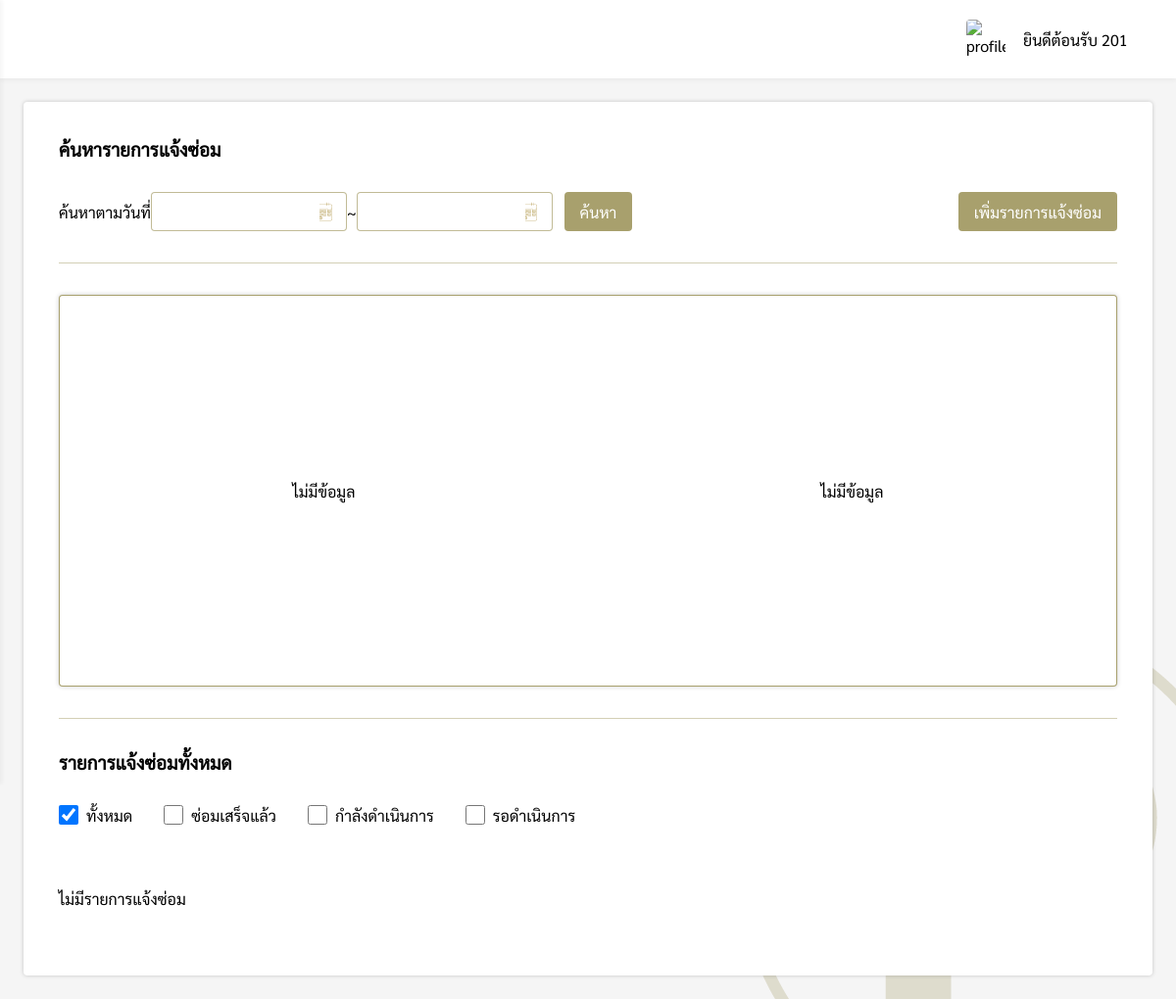
The page /pages/guest/repair/index.php (signed in) on the database as committed earlier.
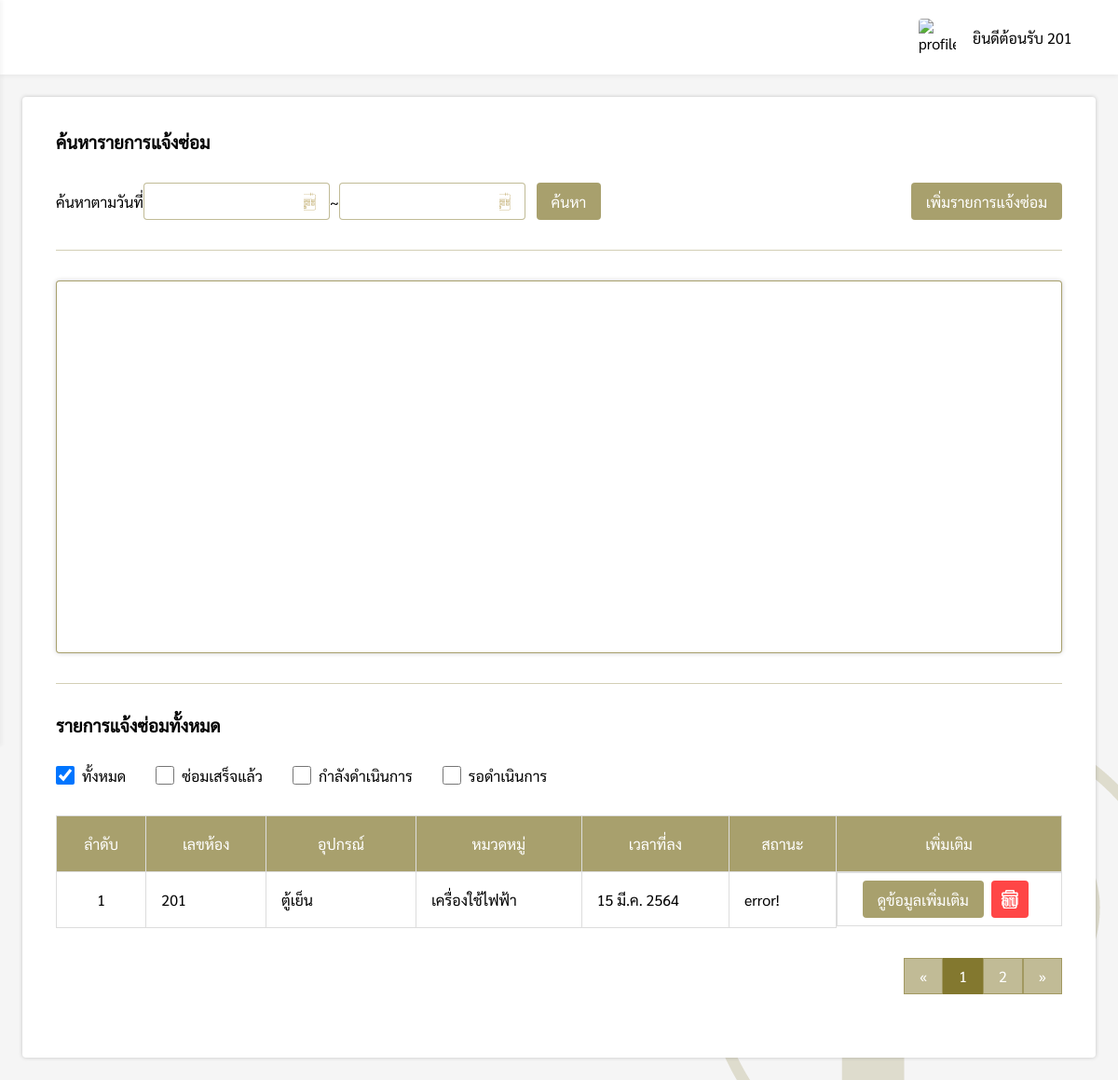
The same page on the database as committed later.
### tables this page shows
CREATE TABLE `repair` (
  `repair_id` int(11) NOT NULL,
  `member_id` int(11) NOT NULL,
  `room_id` varchar(10) NOT NULL,
  `repair_appliance` varchar(50) NOT NULL,
  `repair_category` varchar(50) NOT NULL,
  `repair_detail` varchar(100) NOT NULL,
  `repair_date` varchar(20) NOT NULL,
  `repair_successdate` varchar(20) DEFAULT NULL,
  `repair_status` varchar(20) NOT NULL,
  `repair_income` float(11,2) DEFAULT NULL,
  `repair_expenses` float(11,2) DEFAULT NULL,
  `repair_profit` float(11,2) DEFAULT NULL
);

### pages/connection.php (called while the page is built, shortened)
<?php
$conn = mysqli_connect("localhost", "root", "", "Pingfah") or die("Error: " . mysqli_error($conn));
mysqli_query($conn, "SET NAMES 'utf8' ");
$sql = "SELECT * FROM daily";
$result = $conn->query($sql);

### pages/guest/repair/index.php (the view, shortened to what the changed rows need)
<?php
if($_SESSION['level'] == 'guest'){
    include('../../connection.php');
    include('../../../components/sidebarGuest.php');
    $from = @$_REQUEST['from'];
    $to = @$_REQUEST['to'];
    $check = @$_REQUEST['Status'];
    function DateThai($strDate)
    {
        $strYear = date("Y",strtotime($strDate))+543;
        $strMonth= date("n",strtotime($strDate));
        $strDay= date("j",strtotime($strDate));
        $strMonthCut = Array("","ม.ค.","ก.พ.","มี.ค.","เม.ย.","พ.ค.","มิ.ย.","ก.ค.","ส.ค.","ก.ย.","ต.ค.","พ.ย.","ธ.ค.");
        $strMonthThai=$strMonthCut[$strMonth];
        return "$strDay $strMonthThai $strYear";
    }
    if(isset($from) && isset($to)){
        $query_data = "SELECT repair_category, COUNT(repair_category) as total_cate FROM repair WHERE (repair_date BETWEEN '$from' AND '$to') AND room_id = '".$_SESSION['ID']."' GROUP BY repair_category";
        $query_data2 = "SELECT repair_status, COUNT(repair_status) as total_cate_status FROM repair WHERE (repair_date BETWEEN '$from' AND '$to') AND room_id = '".$_SESSION['ID']."' GROUP BY repair_status";
    }else{
        $query_data = "SELECT repair_category, COUNT(repair_category) as total_cate FROM repair WHERE room_id = '".$_SESSION['ID']."' GROUP BY repair_category";
        $query_data2 = "SELECT repair_status, COUNT(repair_status) as total_cate_status FROM repair WHERE room_id = '".$_SESSION['ID']."' GROUP BY repair_status";
    }
    $result = mysqli_query($conn, $query_data);
    $result2 = mysqli_query($conn, $query_data2);
    $datax = array();
    $datax2 = array();
    foreach ($result as $k) {
        $datax[] = "['".$k['repair_category']."'".", ".$k['total_cate']."]";
    }
    foreach ($result2 as $l) {
        $datax2[] = "['".$l['repair_status']."'".", ".$l['total_cate_status']."]";
    }
    $datax = implode(",", $datax);
    $datax2 = implode(",", $datax2);
?>
<!DOCTYPE html>
<html lang="en">
<head>
    <link rel="stylesheet" href="../../../css/repair.css">
    <link rel="stylesheet" href="../../../css/my-style.css">
</head>
<body>
    <div class="box">
        <div style="padding:24px;">
            <div class="repair-box">
                <h3>ค้นหารายการแจ้งซ่อม</h3>
                <div style="padding-top:32px;display:flex;justify-content:space-between;align-items:center;">
                    <div style="display:flex;align-items:center;">
                        <label>ค้นหาตามวันที่</label>
                        <div style="position:relative;">
                            <p id="from_date" class="dateText"></p>
                        </div>
                        <label>~</label>
                        <div style="position:relative;">
                            <p id="to_date" class="dateText"></p>
                            <button type="button" style="margin:0 8px;" onclick="searchDate()">ค้นหา</button>
                        </div>
                    </div>
                    <a href="addRepair.php"><button>เพิ่มรายการแจ้งซ่อม</button></a>
                </div>
                <div class="hr"></div>
                <div>
                    <div class="card">
                        <div class="sub-grid">
                            <?php
                            if(strlen($datax) != 0){
                            ?>
                            <div id="piechart" class="chart"></div>
                            <?php
                            }else{
                                 echo "<p style='margin:auto;'>ไม่มีข้อมูล</p>";
                            }
                            ?>
                            <?php
                            if(strlen($datax2) != 0){
                            ?>
                            <div id="piechart2" class="chart"></div>
                            <?php
                            }else{
                                 echo "<p style='margin:auto;'>ไม่มีข้อมูล</p>";
                            }
                            ?>
                        </div>
                    </div>
                    <div class="hr"></div>
                    <h3>รายการแจ้งซ่อมทั้งหมด</h3>
                    <div style="display:flex;align-items:center;">
                        <div style="padding:32px 16px 32px 0;display:flex;">
                            <input type="checkbox" id="all"
                                onchange="<?php if(isset($from) && isset($to)){ echo "searchCheck2('$from','$to',this.id)"; }else{ echo "searchCheck(this.id)"; } ?>"
                                <?php if(!isset($check)){ echo "checked"; } ?>>
                            <label for="scales">ทั้งหมด</label>
                        </div>
                        <div style="padding:32px 16px;display:flex;">
                            <input type="checkbox" id="success"
                                onchange="<?php if(isset($from) && isset($to)){ echo "searchCheck2('$from','$to',this.id)"; }else{ echo "searchCheck(this.id)"; } ?>"
                                <?php if(isset($check)){ if($check == "success"){ echo "checked";}} ?>>
                            <label for="scales">ซ่อมเสร็จแล้ว</label>
                        </div>
                        <div style="padding:32px 16px;display:flex;">
                            <input type="checkbox" id="inprogress"
                                onchange="<?php if(isset($from) && isset($to)){ echo "searchCheck2('$from','$to',this.id)"; }else{ echo "searchCheck(this.id)"; } ?>"
                                <?php if(isset($check)){ if($check == "inprogress"){ echo "checked";}} ?>>
                            <label for="scales">กำลังดำเนินการ</label>
                        </div>
                        <div style="padding:32px 16px;display:flex;">
                            <input type="checkbox" id="pending"
                                onchange="<?php if(isset($from) && isset($to)){ echo "searchCheck2('$from','$to',this.id)"; }else{ echo "searchCheck(this.id)"; } ?>"
                                <?php if(isset($check)){ if($check == "pending"){ echo "checked";}} ?>>
                            <label for="scales">รอดำเนินการ</label>
                        </div>
                    </div>
                    <?php
                    $perpage = 5;
                    if(isset($_GET['page'])){
                        $page = $_GET['page'];
                    }else{
                        $page = 1;
                    }
                    $start = ($page - 1) * $perpage;
                    $num = $start + 1;
                    if(isset($from) && isset($to) && !isset($check)){
                        $sql = "SELECT * FROM repair WHERE (repair_date BETWEEN '$from' AND '$to') AND room_id = '".$_SESSION['ID']."' ORDER BY repair_date";
                    }else{
                        $sql = "SELECT * FROM repair WHERE room_id = '".$_SESSION['ID']."' ORDER BY repair_date LIMIT {$start} , {$perpage} ";
                    }
                        $result = $conn->query($sql);
                        if ($result->num_rows > 0) {
                ?>
                    <table>
                        <tr>
                            <th>ลำดับ</th>
                            <th>เลขห้อง</th>
                            <th>อุปกรณ์</th>
                            <th>หมวดหมู่</th>
                            <th>เวลาที่ลง</th>
                            <th>สถานะ</th>
                            <th>เพิ่มเติม</th>
                        </tr>
                        <?php while($row = $result->fetch_assoc()){ ?>
                        <tr>
                            <td><?php echo $num; ?></td>
                            <td><?php echo $row['room_id']; ?></td>
                            <td><?php echo $row['repair_appliance']; ?></td>
                            <td><?php echo $row['repair_category']; ?></td>
                            <td><?php echo DateThai($row['repair_date']); ?></td>
                            <td>
                                <?php
                                if($row['repair_status'] == 'รอดำเนินการ'){
                            ?>
                                <div class="pending-status">
                                    <p><?php echo $row['repair_status']; ?></p>
                                </div>
                                <?php
                                }else if($row['repair_status'] == 'กำลังดำเนินการ'){
                            ?>
                                <div class="inprogress-status">
                                    <p><?php echo $row['repair_status']; ?></p>
                                </div>
                                <?php
                                }else if($row['repair_status'] == 'ซ่อมเสร็จแล้ว'){
                            ?>
                                <div class="success-status">
                                    <p><?php echo $row['repair_status']; ?></p>
                                </div>
                                <?php
                                }else{
                                    echo "error!";
                                }
                            ?>
                            </td>
                            <td class="flex-more">
                                <div>
                                    <a href="repairDetail.php?repair_id=<?php echo $row['repair_id'];?>"><button>ดูข้อมูลเพิ่มเติม</button></a>
                                </div>
                                <div>
                                    <button class="del-btn" onclick="repair_del(<?php echo $row['repair_id']; ?>)">ลบ</button>
                                </div>
                            </td>
                        </tr>
                        <?php $num++; } ?>
                    </table>
                    <?php
                    $sql2 = "SELECT * FROM repair";
                    $query2 = mysqli_query($conn, $sql2);
                    $total_record = mysqli_num_rows($query2);
                    $total_page = ceil($total_record / $perpage);
                    ?>
                    <div style="display:flex;justify-content:flex-end">
                        <div class="pagination">
                            <?php
                        if(isset($from) && isset($to) && !isset($check)){
                        ?>
                            <a href="index.php?from=<?php echo $from; ?>&to=<?php echo $to; ?>&page=1">&laquo;</a>
                            <?php for($i=1;$i<=$total_page;$i++){ ?>
                            <a href="index.php?from=<?php echo $from; ?>&to=<?php echo $to; ?>&page=<?php echo $i; ?>"
                                <?php if($page == $i){ echo "style='background-color: rgb(131, 120, 47, 1);color:#fff;'"; }?>><?php echo $i; ?></a>
                            <?php } ?>
                            <a
                                href="index.php?from=<?php echo $from; ?>&to=<?php echo $to; ?>&page=<?php echo $total_page; ?>">&raquo;</a>
                            <?php
                        }else{
                        ?>
                            <a href="index.php?page=1">&laquo;</a>
                            <?php for($i=1;$i<=$total_page;$i++){ ?>
                            <a href="index.php?page=<?php echo $i; ?>"
                                <?php if($page == $i){ echo "style='background-color: rgb(131, 120, 47, 1);color:#fff;'"; }?>><?php echo $i; ?></a>
                            <?php } ?>
                            <a href="index.php?page=<?php echo $total_page; ?>">&raquo;</a>
                            <?php } ?>
                        </div>
                    </div>
                    <?php
                }else{
                    echo "<div style='margin:32px 0'>ไม่มีรายการแจ้งซ่อม</div>";
                }
                ?>
                </div>
            </div>
        </div>
    </div>
</body>
</html>
<?php
}else{
    Header("Location: ../../login.php");
}
?>

Rows that differ between the two databases and show on the page:
added repair: room "201", repair_appliance "ตู้เย็น", repair_category "เครื่องใช้ไฟฟ้า", repair_date "15 มี.ค. 2564", repair_status "error!"
Other text that changed with them:
text no longer shown: "ไม่มีข้อมูล ไม่มีข้อมูล ไม่มีรายการแจ้งซ่อม"
text now shown: "ลำดับ เลขห้อง อุปกรณ์ หมวดหมู่ เวลาที่ลง สถานะ เพิ่มเติม « »"
new list line: "1"
new list line: "2"
